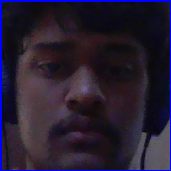
#> input picture kau4.png, 171 x 171 px, given in place of the camera
$ python register.py
#> lines starting #> are read from the running program, lines starting #| are printed output that depends on the picture; after the words box and inside, x2 and y2 are one past the last pixel; in counts of white or black regions, pixels touching at a corner belong together
#> the answer given: kau4.png
### click_img.py
import cv2
import face_train

vid = cv2.VideoCapture(0)


def start(name):
#> called with name = 'kau4.png'
    face_cascade = cv2.CascadeClassifier('haarcascade_frontalface_default.xml')

    a = 0
    while True:
        s, img = vid.read()
#> img is the input picture: shape (171, 171, 3); mean B, G, R 48.4, 29.3, 38.3
        gray = cv2.cvtColor(img, cv2.COLOR_BGR2GRAY)
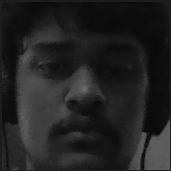
#> gray: shape (171, 171); min 3, max 108, mean 34.1
        faces = face_cascade.detectMultiScale(gray, 1.3, 5)
#> faces = [[10, 12, 151, 151]]
        for (x, y, w, h) in faces:
            cv2.rectangle(img, (x, y), (x + w, y + h), (255, 0, 0), 2)
            roi_gray = gray[y:y + h, x:x + w]
            cv2.imwrite("images/" + name + "/" + str(a) + ".png", roi_gray)
            a = a + 1
#> this loop made 1 pass
#> (x, y, w, h, a) on pass 1: (10, 12, 151, 151, 1)
#> pass 1, in start, `roi_gray = gray[y:y + h, x:x + w]`:
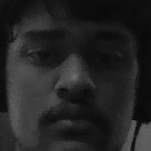
#> roi_gray: shape (151, 151); min 3, max 108, mean 35.7
#> after the loop:
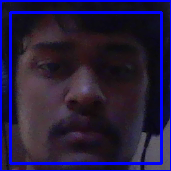
#> img: shape (171, 171, 3); 6.18% of pixels changed, all inside (x1, y1, x2, y2) = (9, 11, 163, 165)
#> after the loop, a = 1
        cv2.imshow(name, img)
        if cv2.waitKey(100) == 97 or a > 200:
#> (key Esc is pressed here)
            break
    face_train.train()
    vid.release()
    cv2.destroyAllWindows()

### register.py
import os
import click_img


def reg(data):
    print(data)
    os.mkdir("images/" + data)
    click_img.start(data)


name = input("Enter the name of the person ")
reg(name)
